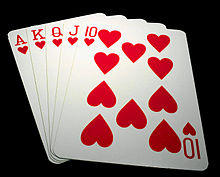
#> input picture prac5/cartas.jpg, 220 x 177 px
$ python prac5.py
#> lines starting #> are read from the running program, lines starting #| are printed output that depends on the picture; after the words box and inside, x2 and y2 are one past the last pixel; in counts of white or black regions, pixels touching at a corner belong together
import cv2
import numpy as np
import matplotlib.pyplot as plt
from scipy.signal import find_peaks

def entropia_kapur(histograma,total_pixeles):
    max_entropia = -1
    umbral_optimo = 0
    for t in range(1,255):
        clase1 = histograma[:t]
        clase2 = histograma[t:]
        p1 = np.sum(clase1) / total_pixeles
        p2 = np.sum(clase2) / total_pixeles
        if p1 == 0 or p2 == 0:
            continue
        entropia1 = -np.sum((clase1 / np.sum(clase1)) * np.log(clase1 / np.sum(clase1) + 1e-10))
        entropia2 = -np.sum((clase2 / np.sum(clase2)) * np.log(clase2 / np.sum(clase2) + 1e-10))
        entropia_total = p1 * entropia1 + p2 * entropia2
        if entropia_total > max_entropia:
            max_entropia = entropia_total
            umbral_optimo = t
    return umbral_optimo

image = cv2.imread('cartas.jpg')
#> image is the input picture: shape (177, 220, 3); mean B, G, R 103.2, 104, 128.7

col = cv2.cvtColor(image, cv2.COLOR_BGR2RGB)

gris = cv2.cvtColor(image, cv2.COLOR_BGR2GRAY)

blur = cv2.GaussianBlur(gris, (5,5), 0)

_, binary_image = cv2.threshold(blur, 127, 255, cv2.THRESH_BINARY)
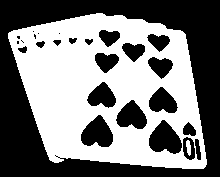
#> binary_image: shape (177, 220); 49% white; 2 white regions, box (x1, y1, x2, y2) and area: (8, 13, 207, 169) 19028, (186, 140, 191, 156) 59
plt.figure(figsize=(15, 5))
plt.subplot(1, 3, 1)
plt.imshow(col)
plt.title('Imagen original')
plt.axis('off')
plt.subplot(1, 3, 2)
plt.imshow(gris, cmap='gray')
plt.title('Imagen en grises')
plt.axis('off')
plt.subplot(1, 3, 3)
plt.imshow(binary_image, cmap='gray')
plt.title('Imagen Binarizada')
plt.axis('off')
plt.show()

plt.figure(figsize=(8, 4))
plt.hist(gris.ravel(), bins=256, range=[0, 256])
plt.title('Histograma de la imagen')
plt.xlabel('Intensidad de píxel')
plt.ylabel('Frecuencia')
plt.show()
#> figure, not shown here; tallest bar 12665 high, from x = 0 to 1

_, umbral_otsu = cv2.threshold(gris, 0, 255, cv2.THRESH_BINARY + cv2.THRESH_OTSU)
#> umbral_otsu: shape (177, 220); 48.9% white; 2 white regions, box (x1, y1, x2, y2) and area: (8, 13, 208, 170) 18951, (186, 140, 192, 156) 79

histograma, _ = np.histogram(gris, bins=256, range=(0, 256))
#> histograma = 256 values, max 12665 at index 0, min 2 at index 21, mean 152.1
total_pixeles = gris.size
#> total_pixeles = 38940
umbral_kapur = entropia_kapur(histograma, total_pixeles)
#> the loop in entropia_kapur, `for t in range(1,255):` made 254 passes
#> (clase1, p1, p2, entropia1, entropia2, entropia_total, max_entropia) on pass 1: ([12665], 0.325, 0.675, -1e-10, 5.12, 3.46, 3.46)
#> (p1, p2, entropia1, entropia2, entropia_total, max_entropia) on passes 197 to 202: (0.675, 0.325, 3.18, 4.03, 3.46, 3.46), (0.678, 0.322, 3.19, 4.01, 3.46, 3.46), (0.682, 0.318, 3.21, 4, 3.46, 3.46), (0.685, 0.315, 3.22, 3.98, 3.46, 3.46), (0.689, 0.311, 3.24, 3.96, 3.47, 3.47), (0.692, 0.308, 3.26, 3.95, 3.47, 3.47)
#> after the loop in entropia_kapur, `for t in range(1,255):`: max_entropia = 4.06; umbral_optimo = 254
#> umbral_kapur = 254
imagen_kapur = (gris > umbral_kapur).astype(np.uint8) * 255
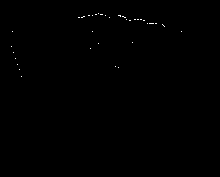
#> imagen_kapur: shape (177, 220); 0.16% white in thin lines or dots, all inside (x1, y1, x2, y2) = (11, 13, 182, 77)
plt.figure(figsize=(15, 5))
plt.subplot(1, 2, 1)
plt.imshow(umbral_otsu, cmap='gray')
plt.title('Segmentación - Método de Otsu')
plt.axis('off')
plt.subplot(1, 2, 2)
plt.imshow(imagen_kapur, cmap='gray')
plt.title(f'Segmentación - Método de Kapur (Umbral: {umbral_kapur})')
plt.axis('off')
plt.show()

picos, _ = find_peaks(histograma, distance=20)
#> picos = [12, 53, 74, 109, 132, 152, 173, 211, 243]
minimo = np.argmin(histograma[picos[0]:picos[1]]) + picos[0]
#> minimo = 21
imagen_minimo = (gris > minimo).astype(np.uint8) * 255
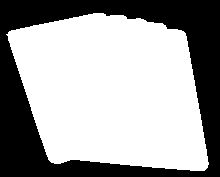
#> imagen_minimo: shape (177, 220); 63.2% white; 1 black region, box (x1, y1, x2, y2) and area: (0, 0, 220, 177) 14343
plt.figure(figsize=(5, 5))
plt.imshow(imagen_minimo, cmap='gray')
plt.title(f'Segmentación - Mínimo del Histograma (Umbral: {minimo})')
plt.axis('off')
plt.show()

umbral_media = np.mean(gris)
#> umbral_media = 111.3
imagen_segmentada_media = (gris >= umbral_media).astype(np.uint8) * 255
#> imagen_segmentada_media: shape (177, 220); 48.9% white; 2 white regions, box (x1, y1, x2, y2) and area: (8, 13, 208, 170) 18970, (186, 140, 192, 156) 79
plt.figure(figsize=(10, 5))
plt.subplot(1, 2, 1)
plt.imshow(gris, cmap='gray')
plt.title('Imagen Original')
plt.axis('off')
plt.subplot(1, 2, 2)
plt.imshow(imagen_segmentada_media, cmap='gray')
plt.title(f'Segmentación - Umbral Media ({umbral_media:.2f})')
plt.axis('off')
plt.show()

T1 = 80
T2 = 150
imagen_multi_umbrales = np.zeros_like(gris)
imagen_multi_umbrales[gris < T1] = 0
imagen_multi_umbrales[(gris >= T1) & (gris < T2)] = 127
imagen_multi_umbrales[gris >= T2] = 255
imagen_umbral_banda = np.zeros_like(gris)
imagen_umbral_banda[(gris >= T1) & (gris <= T2)] = 255
plt.figure(figsize=(15, 5))
plt.subplot(1, 3, 1)
plt.imshow(gris, cmap='gray')
plt.title('Imagen Original')
plt.axis('off')
plt.subplot(1, 3, 2)
plt.imshow(imagen_multi_umbrales, cmap='gray')
plt.title(f'Múltiples Umbrales: T1={T1}, T2={T2}')
plt.axis('off')
plt.subplot(1, 3, 3)
plt.imshow(imagen_umbral_banda, cmap='gray')
plt.title(f'Umbral Banda: [{T1}, {T2}]')
plt.axis('off')
plt.tight_layout()
plt.show()
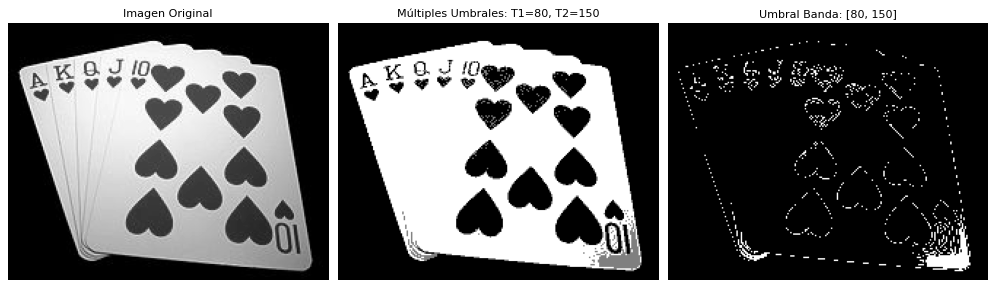
#> figure drawn by matplotlib, 3 panels

uniforme = cv2.equalizeHist(gris)

exp = np.uint8(255 * (1 - np.exp(-gris / 255)))

rayleigh = np.uint8(255 * np.sqrt(gris / 255))
plt.figure(figsize=(15, 5))
plt.subplot(1, 3, 1)
plt.imshow(uniforme, cmap='gray')
plt.title('Ecualización Uniforme')
plt.axis('off')
plt.subplot(1, 3, 2)
plt.imshow(exp, cmap='gray')
plt.title('Ecualización Exponencial')
plt.axis('off')
plt.subplot(1, 3, 3)
plt.imshow(rayleigh, cmap='gray')
plt.title('Ecualización Rayleigh')
plt.axis('off')
plt.show()

hipercubica = np.uint8(255 * (gris / 255) ** 4)

log_hiper = np.uint8(255 * np.log1p(gris) / np.log1p(255))

potencia = np.uint8(255 * (gris / 255) ** 2)

gamma = 1.5
imagen_gamma = np.power(gris / 255.0, gamma) * 255
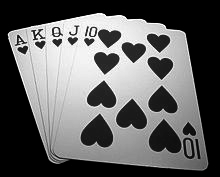
#> imagen_gamma: shape (177, 220) float64; min 0, max 255, mean 97.9
imagen_gamma = np.uint8(imagen_gamma)
plt.figure(figsize=(20, 5))
plt.subplot(1, 4, 1)
plt.imshow(hipercubica, cmap='gray')
plt.title('Ecualización Hipercúbica')
plt.axis('off')
plt.subplot(1, 4, 2)
plt.imshow(log_hiper, cmap='gray')
plt.title('    Ecualización Logarítmica Hiperbólica')
plt.axis('off')
plt.subplot(1, 4, 3)
plt.imshow(potencia, cmap='gray')
plt.title('Función Potencia')
plt.axis('off')
plt.subplot(1, 4, 4)
plt.imshow(imagen_gamma, cmap='gray')
plt.title(f'Corrección Gamma (γ={gamma})')
plt.axis('off')
plt.show()

segmentacion=umbral_otsu
mascara=segmentacion.copy()

image_color = cv2.cvtColor(segmentacion, cv2.COLOR_GRAY2BGR)
#> image_color: shape (177, 220, 3); 48.9% white; 2 white regions
contours, _ = cv2.findContours(segmentacion, cv2.RETR_EXTERNAL, cv2.CHAIN_APPROX_SIMPLE)
#> contours = 1 contour; box (x1, y1, x2, y2) and area: (8, 13, 208, 170) 24000
for i, contour in enumerate(contours):
    cv2.drawContours(image_color, [contour], -1, (0, 255, 0), 2)
#> this loop made 1 pass
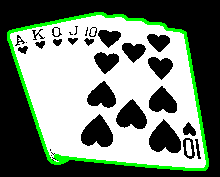
#> image_color: shape (177, 220, 3); mean B, G, R 115.8, 129.5, 115.8
plt.figure(figsize=(5, 5))
plt.imshow(cv2.cvtColor(image_color, cv2.COLOR_BGR2RGB))
plt.title('Objetos Detectados y Numerados')
plt.axis('off')
plt.show()


resultado=cv2.bitwise_and(col,col,mask=mascara)
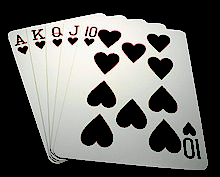
#> resultado: shape (177, 220, 3); mean R, G, B 102.7, 102.5, 99.4
plt.figure(figsize=(15,5))
plt.subplot(1,3,1)
plt.imshow(col)
plt.title("Imagen Original")
plt.axis("off")
plt.subplot(1,3,2)
plt.imshow(mascara, cmap='gray')
plt.title("Máscara")
plt.axis("off")
plt.subplot(1,3,3)
plt.imshow(resultado)
plt.title("Segmentación Aplicada")
plt.axis("off")
plt.show()
